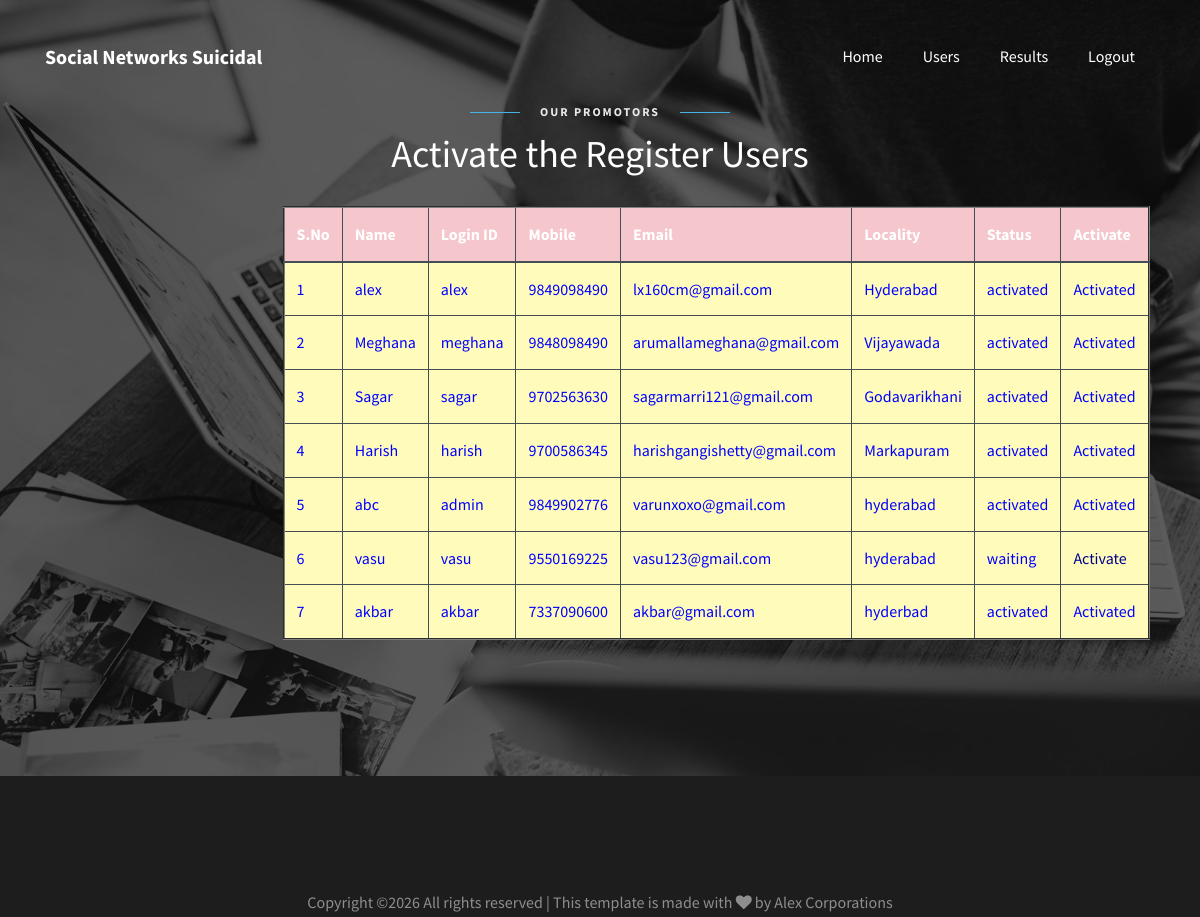
/AdminActivaUsers/?uid=5, run on the app's committed database.
### users/models.py (models this page shows, shortened)
class UserRegistrationModel(models.Model):
    name = models.CharField(max_length=100)
    loginid = models.CharField(unique=True, max_length=100)
    password = models.CharField(max_length=100)
    mobile = models.CharField(unique=True, max_length=100)
    email = models.CharField(unique=True, max_length=100)
    locality = models.CharField(max_length=100)
    address = models.CharField(max_length=1000)
    city = models.CharField(max_length=100)
    state = models.CharField(max_length=100)
    status = models.CharField(max_length=100)
    class Meta:
        db_table = 'UserRegistrations'

### admins/views.py (the view)
# urls.py: path("AdminActivaUsers/", admins.AdminActivaUsers, name="AdminActivaUsers"),
def AdminActivaUsers(request):
    if request.method == 'GET':
        id = request.GET.get('uid')
        status = 'activated'
        print("PID = ", id, status)
        UserRegistrationModel.objects.filter(id=id).update(status=status)
        data = UserRegistrationModel.objects.all()
        return render(request, 'admins/RegisteredUsers.html', {'data': data})

### assets/templates/admins/RegisteredUsers.html (shortened to what this page needs)
{%extends 'admins/adminbase.html'%}
{%load static%}
{%block contents%}
<section class="ftco-section testimony-section img" style="background-image: url({%static 'images/bg_2.jpg'%});">
	<div class="container">
		<div class="row justify-content-center mb-4">
			<div class="col-md-7 text-center heading-section heading-section-white ftco-animate">
				<span class="subheading">Our Promotors</span>
				<h2 class="mb-4">Activate the Register Users</h2>
                <center>
                    <p>
 <table border="2px" class="table table-hover table-dark">
                    <thead>
                    <tr class="table-danger">
                        <th scope="col">S.No</th>
                        <th scope="col">Name</th>
                        <th scope="col">Login ID</th>
                        <th scope="col">Mobile</th>
                        <th scope="col">Email</th>
                        <th scope="col">Locality</th>
                        <th scope="col">Status</th>
                        <th scope="col">Activate</th>
                    </tr>
                    </thead>
                    <tbody>
                    {% for i in data %}
                    <tr scope="row" style="color: BLUE; background-color:#FFFCBB">
                        <td>{{forloop.counter}}</td>
                        <td>{{i.name}}</td>
                        <td>{{i.loginid}}</td>
                        <td>{{i.mobile}}</td>
                        <td>{{i.email}}</td>
                        <td>{{i.locality}}</td>
                        <td>{{i.status}}</td>
                        {% if i.status == 'waiting' %}
                        <td><a class="btn-link" href="/AdminActivaUsers/?uid={{ i.id }}"
                               style="color:DARKBLUE">Activate</a></td>
                        {% else %}
                        <td> Activated</td>
                        {% endif %}
                    </tr>
                    {% endfor %}
                    </tbody>
                </table>
                        </p>
                </center>
			</div>
		</div>
	</div>
</section>
{%endblock%}

### data on the page
UserRegistrationModel: name "alex", loginid "alex", mobile "9849098490", email "lx160cm@gmail.com", locality "Hyderabad", status "activated", shows "Activated"
UserRegistrationModel: name "Meghana", loginid "meghana", mobile "9848098490", email "arumallameghana@gmail.com", locality "Vijayawada", status "activated", shows "Activated"
UserRegistrationModel: name "Sagar", loginid "sagar", mobile "9702563630", email "sagarmarri121@gmail.com", locality "Godavarikhani", status "activated", shows "Activated"
UserRegistrationModel: name "Harish", loginid "harish", mobile "9700586345", email "harishgangishetty@gmail.com", locality "Markapuram", status "activated", shows "Activated"
UserRegistrationModel: name "abc", loginid "admin", mobile "9849902776", email "varunxoxo@gmail.com", locality "hyderabad", status "activated", shows "Activated"
UserRegistrationModel: name "vasu", loginid "vasu", mobile "9550169225", email "vasu123@gmail.com", locality "hyderabad", status "waiting"
UserRegistrationModel: name "akbar", loginid "akbar", mobile "7337090600", email "akbar@gmail.com", locality "hyderbad", status "activated", shows "Activated"
